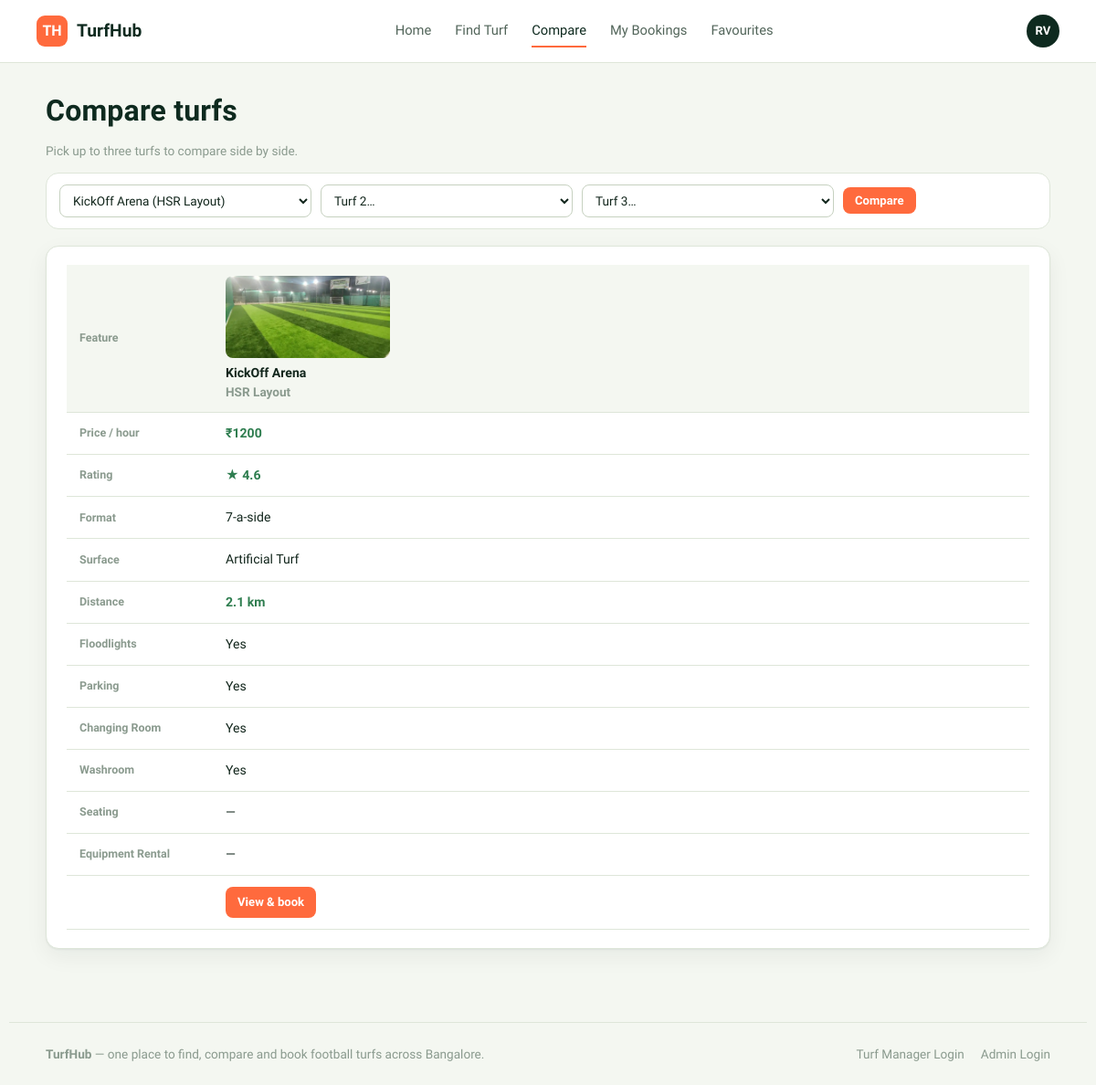
The app's page /compare?ids=1 with its own data.
### tables this page shows
CREATE TABLE turfs (
    id INTEGER PRIMARY KEY,
    name TEXT NOT NULL,
    area TEXT NOT NULL,
    address TEXT NOT NULL,
    manager_id INTEGER REFERENCES managers(id),
    price_per_hour INTEGER NOT NULL,
    turf_type TEXT NOT NULL,          -- 5-a-side / 6-a-side / 7-a-side / 11-a-side
    surface_type TEXT NOT NULL,       -- Artificial Turf / Hybrid Grass / Natural Grass
    description TEXT NOT NULL,
    facilities TEXT NOT NULL,         -- comma separated
    opening_time TEXT NOT NULL,
    closing_time TEXT NOT NULL,
    rating REAL NOT NULL,
    status TEXT NOT NULL DEFAULT 'pending',       -- active / pending / suspended
    verified INTEGER NOT NULL DEFAULT 0,
    image TEXT NOT NULL,
    phone TEXT NOT NULL,
    distance_km REAL NOT NULL,
    created_at TEXT NOT NULL
);

### blueprints/customer/routes.py (the view)
@customer_bp.route("/compare")
def compare():
    ids = request.args.get("ids", "")
    id_list = [int(i) for i in ids.split(",") if i.strip().isdigit()][:3]
    conn = get_db()
    turfs = []
    if id_list:
        placeholders = ",".join("?" * len(id_list))
        turfs = conn.execute(f"SELECT * FROM turfs WHERE id IN ({placeholders})", id_list).fetchall()
    all_active = conn.execute("SELECT id, name, area FROM turfs WHERE status='active' ORDER BY name").fetchall()
    conn.close()
    return render_template("customer/compare.html", turfs=turfs, facilities_list=_prep(turfs),
                            all_active=all_active, selected_ids=id_list)

### blueprints/customer/routes.py (called while the page is built)
def _turf_facilities(row):
    return [f.strip() for f in row["facilities"].split(",") if f.strip()]

def _prep(rows):
    return {row["id"]: _turf_facilities(row) for row in rows}

### database.py (called while the page is built)
def get_db():
    conn = sqlite3.connect(DATABASE_PATH)
    conn.row_factory = sqlite3.Row
    conn.execute("PRAGMA foreign_keys = ON")
    return conn

### templates/customer/compare.html (shortened to what this page needs)
{% extends "base_customer.html" %}
{% block customer_content %}
<div style="padding-top:28px;">
  <h1>Compare turfs</h1>
  <p class="muted">Pick up to three turfs to compare side by side.</p>
</div>
<form class="filter-bar" method="get" action="{{ url_for('customer.compare') }}" id="compare-picker-form">
  {% for i in range(3) %}
  <select name="slot{{ i }}">
    <option value="">Turf {{ i + 1 }}…</option>
    {% for t in all_active %}
    <option value="{{ t.id }}" {{ 'selected' if selected_ids|length > i and selected_ids[i]==t.id }}>{{ t.name }} ({{ t.area }})</option>
    {% endfor %}
  </select>
  {% endfor %}
  <button class="btn btn-primary btn-sm" type="submit" formaction="javascript:void(0)" onclick="
    var f=document.getElementById('compare-picker-form');
    var ids=[f.slot0.value,f.slot1.value,f.slot2.value].filter(Boolean).join(',');
    window.location = '{{ url_for('customer.compare') }}?ids='+ids;
  ">Compare</button>
</form>
{% if turfs %}
<div class="panel">
  <table class="compare-table">
    <thead>
      <tr>
        <th class="feature-col">Feature</th>
        {% for t in turfs %}
        <th>
          <img class="compare-thumb" src="{{ url_for('static', filename='images/' + (t.image or 'placeholder.jpg')) }}"
               alt="{{ t.name }} turf photo"
               onerror="this.onerror=null;this.src='{{ url_for('static', filename='images/placeholder.jpg') }}';">
          <div>{{ t.name }}</div>
          <div class="muted">{{ t.area }}</div>
        </th>
        {% endfor %}
      </tr>
    </thead>
    <tbody>
      <tr><th class="feature-col">Price / hour</th>
        {% set min_price = turfs|map(attribute='price_per_hour')|min %}
        {% for t in turfs %}<td class="{{ 'best' if t.price_per_hour==min_price }}">₹{{ t.price_per_hour }}</td>{% endfor %}</tr>
      <tr><th class="feature-col">Rating</th>
        {% set max_rating = turfs|map(attribute='rating')|max %}
        {% for t in turfs %}<td class="{{ 'best' if t.rating==max_rating }}">★ {{ t.rating }}</td>{% endfor %}</tr>
      <tr><th class="feature-col">Format</th>{% for t in turfs %}<td>{{ t.turf_type }}</td>{% endfor %}</tr>
      <tr><th class="feature-col">Surface</th>{% for t in turfs %}<td>{{ t.surface_type }}</td>{% endfor %}</tr>
      <tr><th class="feature-col">Distance</th>
        {% set min_dist = turfs|map(attribute='distance_km')|min %}
        {% for t in turfs %}<td class="{{ 'best' if t.distance_km==min_dist }}">{{ t.distance_km }} km</td>{% endfor %}</tr>
      {% for facility in ['Floodlights','Parking','Changing Room','Washroom','Seating','Equipment Rental'] %}
      <tr><th class="feature-col">{{ facility }}</th>
        {% for t in turfs %}<td>{{ 'Yes' if facility in facilities_list.get(t.id, []) else '—' }}</td>{% endfor %}
      </tr>
      {% endfor %}
      <tr><th class="feature-col"></th>
        {% for t in turfs %}<td><a class="btn btn-primary btn-sm" href="{{ url_for('customer.turf_detail', turf_id=t.id) }}">View & book</a></td>{% endfor %}
      </tr>
    </tbody>
  </table>
</div>
{% else %}
<div class="empty-state">
  <h3>Pick turfs to compare</h3>
  <p>Choose from the dropdowns above, or add turfs to compare from the <a href="{{ url_for('customer.find') }}">Find Turf</a> page.</p>
</div>
{% endif %}
{% endblock %}

### static/css/style.css (style rules this page uses)
:root { --bg: #F4F7F1; --bg-alt: #FFFFFF; --pitch-900: #0E2A1F; --pitch-800: #163829; --pitch-700: #1F4A36; --pitch-600: #2C5F45; --line: #DEE6D9; --line-strong: #C6D1C0; --ink: #12261C; --ink-soft: #52655A; --ink-faint: #8A9A8E; --accent: #FF6A3D; --accent-dark: #E14F22; --accent-soft: #FFE4D8; --amber: #E39A1F; --amber-soft: #FCEDCB; --success: #2E7D4F; --success-soft: #DCEFE1; --danger: #C63C3C; --danger-soft: #FBE1DF; --radius-sm: 8px; --radius-md: 14px; --radius-lg: 20px; --shadow-card: 0 1px 2px rgba(14,42,31,0.06), 0 8px 24px rgba(14,42,31,0.06); --font-display: 'Barlow Condensed', 'Arial Narrow', sans-serif; --font-body: 'Work Sans', -apple-system, sans-serif; }
* { box-sizing: border-box; }
html, body { margin: 0; padding: 0; }
body { font-family: var(--font-body); background: var(--bg); color: var(--ink); line-height: 1.5; -webkit-font-smoothing: antialiased; }
h1, h2, h3, h4 { font-family: var(--font-display); color: var(--pitch-900); margin: 0 0 0.3em; font-weight: 600; letter-spacing: 0.2px; }
h1 { font-size: 2rem; }
p { margin: 0 0 1em; color: var(--ink-soft); }
a { color: inherit; text-decoration: none; }
img { max-width: 100%; display: block; }
.btn { display: inline-flex; align-items: center; justify-content: center; gap: 6px; padding: 10px 18px; border-radius: var(--radius-sm); font-family: var(--font-body); font-weight: 600; font-size: 0.92rem; border: 1px solid transparent; cursor: pointer; transition: transform .08s ease, background .15s ease; }
.btn-primary { background: var(--accent); color: #fff; }
.btn-sm { padding: 6px 12px; font-size: 0.82rem; }
.panel { background: var(--bg-alt); border: 1px solid var(--line); border-radius: var(--radius-md); padding: 20px 22px; margin-bottom: 20px; box-shadow: var(--shadow-card); }
.filter-bar { display: flex; flex-wrap: wrap; gap: 10px; align-items: center; margin-bottom: 18px; background: var(--bg-alt); border: 1px solid var(--line); border-radius: var(--radius-md); padding: 12px 14px; }
.filter-bar select, .filter-bar input { border: 1px solid var(--line-strong); border-radius: var(--radius-sm); padding: 8px 10px; font-family: var(--font-body); font-size: 0.85rem; background: #fff; color: var(--ink); }
.compare-table { width: 100%; border-collapse: separate; border-spacing: 0; }
.compare-table th, .compare-table td { padding: 12px 14px; border-bottom: 1px solid var(--line); font-size: 0.88rem; text-align: left; }
.compare-table th.feature-col { width: 160px; color: var(--ink-faint); font-weight: 600; font-size: 0.78rem; }
.compare-table thead th { background: var(--bg); }
.compare-table td.best { color: var(--success); font-weight: 700; }
.compare-thumb { width: 100%; max-width: 180px; height: 90px; object-fit: cover; border-radius: var(--radius-sm); margin-bottom: 6px; }
.muted { color: var(--ink-faint); font-size: 0.85rem; }

### records on screen
turfs: image (picture), name "KickOff Arena", area "HSR Layout", price_per_hour "1200", rating "4.6", turf_type "7-a-side", surface_type "Artificial Turf", distance_km "2.1", id "Yes", id "—"

### other values on screen
{{ facility }} "Floodlights" "Parking" "Changing Room" "Washroom" "Seating" "Equipment Rental"
form field slot0 "KickOff Arena (HSR Layout)"
